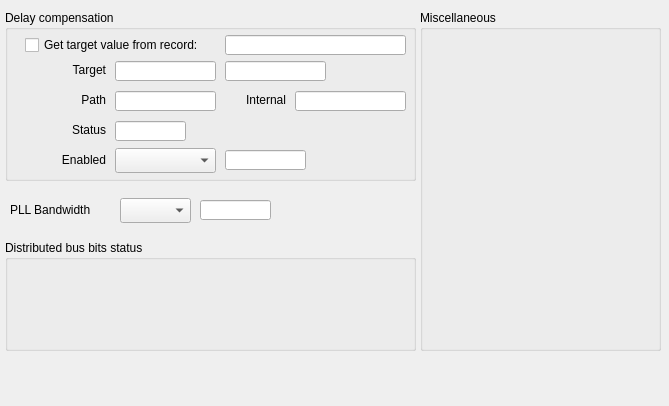
<?xml version="1.0" encoding="UTF-8"?>
<ui version="4.0">
 <class>Form</class>
 <widget class="QWidget" name="Form">
  <property name="geometry">
   <rect>
    <x>0</x>
    <y>0</y>
    <width>669</width>
    <height>406</height>
   </rect>
  </property>
  <property name="windowTitle">
   <string>Form</string>
  </property>
  <widget class="QLabel" name="label">
   <property name="geometry">
    <rect>
     <x>10</x>
     <y>201</y>
     <width>101</width>
     <height>17</height>
    </rect>
   </property>
   <property name="text">
    <string>PLL Bandwidth</string>
   </property>
  </widget>
  <widget class="caMenu" name="camenu_2">
   <property name="geometry">
    <rect>
     <x>120</x>
     <y>198</y>
     <width>71</width>
     <height>25</height>
    </rect>
   </property>
   <property name="channel" stdset="0">
    <string notr="true">$(SYS)-$(DEVICE):PLL-Bandwidth-Sel</string>
   </property>
   <property name="styleSheet" stdset="0">
    <string notr="true"/>
   </property>
  </widget>
  <widget class="caLineEdit" name="calineedit_20">
   <property name="geometry">
    <rect>
     <x>200</x>
     <y>200</y>
     <width>71</width>
     <height>20</height>
    </rect>
   </property>
   <property name="alignment">
    <set>Qt::AlignLeading|Qt::AlignLeft|Qt::AlignVCenter</set>
   </property>
   <property name="channel" stdset="0">
    <string notr="true">$(SYS)-$(DEVICE):PLL-Bandwidth-RB</string>
   </property>
   <property name="unitsEnabled">
    <bool>true</bool>
   </property>
  </widget>
  <widget class="QGroupBox" name="groupBox">
   <property name="geometry">
    <rect>
     <x>5</x>
     <y>10</y>
     <width>411</width>
     <height>171</height>
    </rect>
   </property>
   <property name="title">
    <string>Delay compensation</string>
   </property>
   <widget class="QLabel" name="label_2">
    <property name="geometry">
     <rect>
      <x>40</x>
      <y>51</y>
      <width>61</width>
      <height>17</height>
     </rect>
    </property>
    <property name="text">
     <string>Target</string>
    </property>
    <property name="alignment">
     <set>Qt::AlignRight|Qt::AlignTrailing|Qt::AlignVCenter</set>
    </property>
   </widget>
   <widget class="QLabel" name="label_3">
    <property name="geometry">
     <rect>
      <x>40</x>
      <y>81</y>
      <width>61</width>
      <height>17</height>
     </rect>
    </property>
    <property name="text">
     <string>Path</string>
    </property>
    <property name="alignment">
     <set>Qt::AlignRight|Qt::AlignTrailing|Qt::AlignVCenter</set>
    </property>
   </widget>
   <widget class="QLabel" name="label_4">
    <property name="geometry">
     <rect>
      <x>220</x>
      <y>81</y>
      <width>61</width>
      <height>17</height>
     </rect>
    </property>
    <property name="text">
     <string>Internal</string>
    </property>
    <property name="alignment">
     <set>Qt::AlignRight|Qt::AlignTrailing|Qt::AlignVCenter</set>
    </property>
   </widget>
   <widget class="QLabel" name="label_5">
    <property name="geometry">
     <rect>
      <x>40</x>
      <y>111</y>
      <width>61</width>
      <height>17</height>
     </rect>
    </property>
    <property name="text">
     <string>Status</string>
    </property>
    <property name="alignment">
     <set>Qt::AlignRight|Qt::AlignTrailing|Qt::AlignVCenter</set>
    </property>
   </widget>
   <widget class="caLineEdit" name="calineedit_16">
    <property name="geometry">
     <rect>
      <x>220</x>
      <y>51</y>
      <width>101</width>
      <height>20</height>
     </rect>
    </property>
    <property name="alignment">
     <set>Qt::AlignLeading|Qt::AlignLeft|Qt::AlignVCenter</set>
    </property>
    <property name="channel" stdset="0">
     <string notr="true">$(SYS)-$(DEVICE):DlyCompensation-Target-RB</string>
    </property>
    <property name="unitsEnabled">
     <bool>true</bool>
    </property>
   </widget>
   <widget class="caTextEntry" name="catextentry_4">
    <property name="geometry">
     <rect>
      <x>110</x>
      <y>51</y>
      <width>101</width>
      <height>20</height>
     </rect>
    </property>
    <property name="alignment">
     <set>Qt::AlignCenter</set>
    </property>
    <property name="channel" stdset="0">
     <string notr="true">$(SYS)-$(DEVICE):DlyCompensation-Target-SP</string>
    </property>
    <property name="background">
     <color>
      <red>212</red>
      <green>219</green>
      <blue>157</blue>
     </color>
    </property>
    <property name="colorMode">
     <enum>caLineEdit::Static</enum>
    </property>
   </widget>
   <widget class="caLineEdit" name="calineedit_17">
    <property name="geometry">
     <rect>
      <x>110</x>
      <y>81</y>
      <width>101</width>
      <height>20</height>
     </rect>
    </property>
    <property name="alignment">
     <set>Qt::AlignLeading|Qt::AlignLeft|Qt::AlignVCenter</set>
    </property>
    <property name="channel" stdset="0">
     <string notr="true">$(SYS)-$(DEVICE):DlyCompensation-Path-RB</string>
    </property>
    <property name="unitsEnabled">
     <bool>true</bool>
    </property>
   </widget>
   <widget class="caLineEdit" name="calineedit_18">
    <property name="geometry">
     <rect>
      <x>290</x>
      <y>81</y>
      <width>111</width>
      <height>20</height>
     </rect>
    </property>
    <property name="alignment">
     <set>Qt::AlignLeading|Qt::AlignLeft|Qt::AlignVCenter</set>
    </property>
    <property name="channel" stdset="0">
     <string notr="true">$(SYS)-$(DEVICE):DlyCompensation-Internal-RB</string>
    </property>
    <property name="unitsEnabled">
     <bool>true</bool>
    </property>
   </widget>
   <widget class="caLineEdit" name="calineedit_19">
    <property name="geometry">
     <rect>
      <x>110</x>
      <y>111</y>
      <width>71</width>
      <height>20</height>
     </rect>
    </property>
    <property name="alignment">
     <set>Qt::AlignLeading|Qt::AlignLeft|Qt::AlignVCenter</set>
    </property>
    <property name="channel" stdset="0">
     <string notr="true">$(SYS)-$(DEVICE):DlyCompensation-Status-RB</string>
    </property>
    <property name="unitsEnabled">
     <bool>true</bool>
    </property>
    <property name="formatType">
     <enum>caLineEdit::hexadecimal</enum>
    </property>
   </widget>
   <widget class="caLineEdit" name="calineedit_21">
    <property name="geometry">
     <rect>
      <x>220</x>
      <y>140</y>
      <width>81</width>
      <height>20</height>
     </rect>
    </property>
    <property name="alignment">
     <set>Qt::AlignLeading|Qt::AlignLeft|Qt::AlignVCenter</set>
    </property>
    <property name="channel" stdset="0">
     <string notr="true">$(SYS)-$(DEVICE):DlyCompensation-Enabled-RB</string>
    </property>
    <property name="unitsEnabled">
     <bool>true</bool>
    </property>
   </widget>
   <widget class="caMenu" name="camenu_3">
    <property name="geometry">
     <rect>
      <x>110</x>
      <y>138</y>
      <width>101</width>
      <height>25</height>
     </rect>
    </property>
    <property name="channel" stdset="0">
     <string notr="true">$(SYS)-$(DEVICE):DlyCompensation-Enabled-Sel</string>
    </property>
    <property name="styleSheet" stdset="0">
     <string notr="true"/>
    </property>
   </widget>
   <widget class="QLabel" name="label_6">
    <property name="geometry">
     <rect>
      <x>30</x>
      <y>141</y>
      <width>71</width>
      <height>17</height>
     </rect>
    </property>
    <property name="text">
     <string>Enabled</string>
    </property>
    <property name="alignment">
     <set>Qt::AlignRight|Qt::AlignTrailing|Qt::AlignVCenter</set>
    </property>
   </widget>
   <widget class="caToggleButton" name="catogglebutton">
    <property name="geometry">
     <rect>
      <x>20</x>
      <y>25</y>
      <width>201</width>
      <height>20</height>
     </rect>
    </property>
    <property name="text">
     <string>Get target value from record:</string>
    </property>
    <property name="channel" stdset="0">
     <string notr="true">$(SYS)-$(DEVICE):DlyCompensation-Source-I.DISA</string>
    </property>
    <property name="trueValue">
     <string>0</string>
    </property>
    <property name="falseValue">
     <string>1</string>
    </property>
   </widget>
   <widget class="caLineEdit" name="calineedit_22">
    <property name="geometry">
     <rect>
      <x>220</x>
      <y>25</y>
      <width>181</width>
      <height>20</height>
     </rect>
    </property>
    <property name="alignment">
     <set>Qt::AlignLeading|Qt::AlignLeft|Qt::AlignVCenter</set>
    </property>
    <property name="channel" stdset="0">
     <string notr="true">$(SYS)-$(DEVICE):DlyCompensation-Source-I.INPA</string>
    </property>
    <property name="unitsEnabled">
     <bool>true</bool>
    </property>
   </widget>
  </widget>
  <widget class="QGroupBox" name="groupBox_3">
   <property name="geometry">
    <rect>
     <x>420</x>
     <y>10</y>
     <width>241</width>
     <height>341</height>
    </rect>
   </property>
   <property name="title">
    <string>Miscellaneous</string>
   </property>
   <widget class="caRelatedDisplay" name="carelateddisplay_6">
    <property name="geometry">
     <rect>
      <x>10</x>
      <y>70</y>
      <width>220</width>
      <height>27</height>
     </rect>
    </property>
    <property name="font">
     <font>
      <pointsize>10</pointsize>
     </font>
    </property>
    <property name="background">
     <color>
      <red>183</red>
      <green>157</green>
      <blue>92</blue>
     </color>
    </property>
    <property name="labels">
     <string notr="true">CML outputs control</string>
    </property>
    <property name="files">
     <string notr="true">G_EVR_$(FF)_out_cml.ui</string>
    </property>
    <property name="args">
     <string notr="true">SYS=$(SYS),DEVICE=$(DEVICE),FF=$(FF)</string>
    </property>
    <property name="fontScaleMode" stdset="0">
     <enum>EPushButton::None</enum>
    </property>
   </widget>
   <widget class="caRelatedDisplay" name="carelateddisplay_7">
    <property name="geometry">
     <rect>
      <x>10</x>
      <y>30</y>
      <width>220</width>
      <height>27</height>
     </rect>
    </property>
    <property name="font">
     <font>
      <pointsize>10</pointsize>
     </font>
    </property>
    <property name="background">
     <color>
      <red>183</red>
      <green>157</green>
      <blue>92</blue>
     </color>
    </property>
    <property name="labels">
     <string notr="true">Soft Event Counters</string>
    </property>
    <property name="files">
     <string notr="true">G_EVR_map-soft_widget.ui</string>
    </property>
    <property name="args">
     <string notr="true">SYS=$(SYS),DEVICE=$(DEVICE),FF=$(FF)</string>
    </property>
    <property name="fontScaleMode" stdset="0">
     <enum>EPushButton::None</enum>
    </property>
   </widget>
   <widget class="caRelatedDisplay" name="carelateddisplay_8">
    <property name="geometry">
     <rect>
      <x>10</x>
      <y>110</y>
      <width>220</width>
      <height>27</height>
     </rect>
    </property>
    <property name="font">
     <font>
      <pointsize>10</pointsize>
     </font>
    </property>
    <property name="background">
     <color>
      <red>183</red>
      <green>157</green>
      <blue>92</blue>
     </color>
    </property>
    <property name="labels">
     <string notr="true">Fine Delay Module Settings</string>
    </property>
    <property name="files">
     <string notr="true">G_EVR_$(FF)_out_delay.ui</string>
    </property>
    <property name="args">
     <string notr="true">SYS=$(SYS),DEVICE=$(DEVICE),FF=$(FF)</string>
    </property>
    <property name="fontScaleMode" stdset="0">
     <enum>EPushButton::None</enum>
    </property>
   </widget>
   <widget class="caRelatedDisplay" name="carelateddisplay_9">
    <property name="geometry">
     <rect>
      <x>10</x>
      <y>150</y>
      <width>220</width>
      <height>27</height>
     </rect>
    </property>
    <property name="font">
     <font>
      <pointsize>10</pointsize>
     </font>
    </property>
    <property name="background">
     <color>
      <red>183</red>
      <green>157</green>
      <blue>92</blue>
     </color>
    </property>
    <property name="labels">
     <string notr="true">Functions Map</string>
    </property>
    <property name="files">
     <string notr="true">G_EVR_map-special_widget.ui</string>
    </property>
    <property name="args">
     <string notr="true">SYS=$(SYS),DEVICE=$(DEVICE),FF=$(FF)</string>
    </property>
    <property name="fontScaleMode" stdset="0">
     <enum>EPushButton::None</enum>
    </property>
   </widget>
   <widget class="caRelatedDisplay" name="carelateddisplay_10">
    <property name="geometry">
     <rect>
      <x>10</x>
      <y>190</y>
      <width>220</width>
      <height>27</height>
     </rect>
    </property>
    <property name="font">
     <font>
      <pointsize>10</pointsize>
     </font>
    </property>
    <property name="background">
     <color>
      <red>183</red>
      <green>157</green>
      <blue>92</blue>
     </color>
    </property>
    <property name="labels">
     <string notr="true">Data buffer status overview</string>
    </property>
    <property name="files">
     <string notr="true">G_EVR_$(FF)_dbuf.ui</string>
    </property>
    <property name="args">
     <string notr="true">SYS=$(SYS),DEVICE=$(DEVICE),FF=$(FF)</string>
    </property>
    <property name="fontScaleMode" stdset="0">
     <enum>EPushButton::None</enum>
    </property>
   </widget>
  </widget>
  <widget class="QGroupBox" name="groupBox_4">
   <property name="geometry">
    <rect>
     <x>5</x>
     <y>240</y>
     <width>411</width>
     <height>111</height>
    </rect>
   </property>
   <property name="title">
    <string>Distributed bus bits status</string>
   </property>
   <widget class="caByte" name="cabyte_3">
    <property name="geometry">
     <rect>
      <x>10</x>
      <y>30</y>
      <width>291</width>
      <height>20</height>
     </rect>
    </property>
    <property name="channel" stdset="0">
     <string notr="true">$(SYS)-$(DEVICE):DBus-Status-I</string>
    </property>
    <property name="direction">
     <enum>caByte::Left</enum>
    </property>
    <property name="startBit">
     <number>0</number>
    </property>
    <property name="endBit">
     <number>7</number>
    </property>
   </widget>
   <widget class="caRelatedDisplay" name="carelateddisplay_4">
    <property name="geometry">
     <rect>
      <x>10</x>
      <y>60</y>
      <width>291</width>
      <height>27</height>
     </rect>
    </property>
    <property name="font">
     <font>
      <pointsize>10</pointsize>
     </font>
    </property>
    <property name="background">
     <color>
      <red>183</red>
      <green>157</green>
      <blue>92</blue>
     </color>
    </property>
    <property name="labels">
     <string notr="true">Configure DBUS to pulser mapping</string>
    </property>
    <property name="files">
     <string notr="true">G_EVR_$(FF)_dbus.ui</string>
    </property>
    <property name="args">
     <string notr="true">SYS=$(SYS),DEVICE=$(DEVICE),FF=$(FF)</string>
    </property>
    <property name="fontScaleMode" stdset="0">
     <enum>EPushButton::None</enum>
    </property>
   </widget>
  </widget>
 </widget>
 <customwidgets>
  <customwidget>
   <class>caMenu</class>
   <extends>QComboBox</extends>
   <header>caMenu</header>
  </customwidget>
  <customwidget>
   <class>caRelatedDisplay</class>
   <extends>QWidget</extends>
   <header>caRelatedDisplay</header>
  </customwidget>
  <customwidget>
   <class>caTextEntry</class>
   <extends>caLineEdit</extends>
   <header>caTextEntry</header>
  </customwidget>
  <customwidget>
   <class>caToggleButton</class>
   <extends>QCheckBox</extends>
   <header>caToggleButton</header>
  </customwidget>
  <customwidget>
   <class>caLineEdit</class>
   <extends>QLineEdit</extends>
   <header>caLineEdit</header>
  </customwidget>
  <customwidget>
   <class>caByte</class>
   <extends>QWidget</extends>
   <header>caByte</header>
  </customwidget>
 </customwidgets>
 <resources/>
 <connections/>
</ui>
